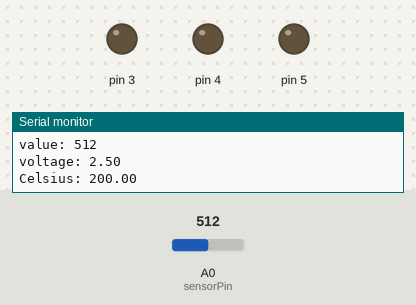
Recording of a sketch running on a simulated Arduino Uno, built with avr-gcc and run on an emulated ATmega328P. Shown: output pins drawn as LEDs (lit = HIGH), the last lines printed to the serial monitor. Inputs (shaded band) come from the test bench; at power-on: A0 (sensorPin) = 512.

Above: at 0.1 s.
At 2.1 s:
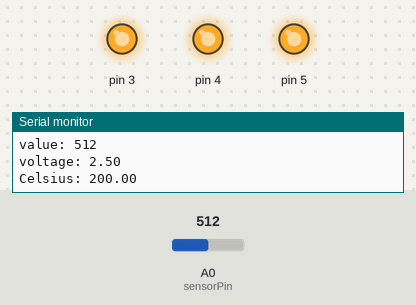
Timing chart, 0 to 3.6 s (numbered marks = the images above):
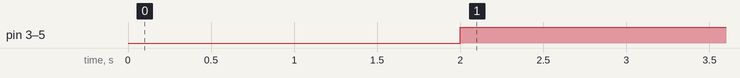

The sketch:

Project3.ino
```cpp
const int sensorPin = A0;
const float baseTemp = 20.0;

void setup() {
  Serial.begin(9600); //open serial port
  for (int i = 3; i <= 5; i++) {
    pinMode(i, OUTPUT);
  }
}

void loop() {
  int sensorValue = analogRead(sensorPin); //get sensor value
  float voltage = (sensorValue / 1024.0) * 5.0; //convert sensor value with CAN
  float temperature = (voltage - .5) * 100; //convert voltage to Celsius

  printSerial(sensorValue, voltage, temperature);
  delay(2000);

  if (temperature < baseTemp) {
    // Less than 20C -- 1LED
    lightItUp(1);

  } else if (temperature >= baseTemp && temperature <= baseTemp + 4) {
    // Between 20C and 24C -- 2LED
    lightItUp(2);

  } else {
    // More than 24C -- 3LED
    lightItUp(3);
  }
}

void printSerial(int sensorValue, float voltage, float temperature) {
  Serial.print("value: ");
  Serial.println(sensorValue);
  Serial.print("voltage: ");
  Serial.println(voltage);
  Serial.print("Celsius: ");
  Serial.println(temperature);
}

void lightItUp(int number) {
  if (number == 1) {
    digitalWrite(3, HIGH);
  } else if (number == 2) {
    digitalWrite(3, HIGH);
    digitalWrite(4, HIGH);
  } else {
    digitalWrite(3, HIGH);
    digitalWrite(4, HIGH);
    digitalWrite(5, HIGH);
  }
}
```

Measured:
- by itself, pin 3–5: LOW → HIGH at 2.0 s
